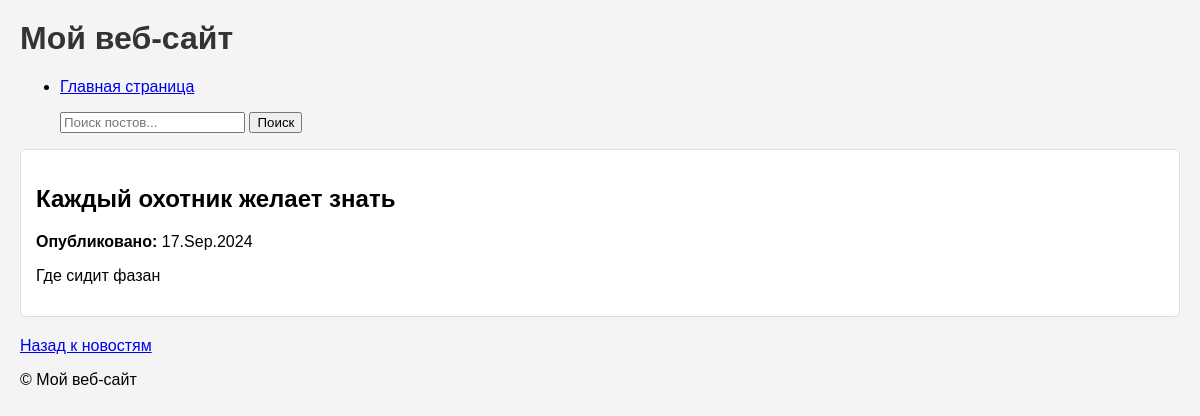
/news/3/, run on the app's committed database.
### news/models.py (models this page shows, shortened)
class Post(models.Model):
    ARTICLE = 'AR'
    NEWS = 'NW'
    POST_TYPE_CHOICES = [
        (ARTICLE, 'Статья'),
        (NEWS, 'Новость'),
    ]
    author = models.ForeignKey(Author, on_delete=models.CASCADE)
    post_type = models.CharField(max_length=2, choices=POST_TYPE_CHOICES)
    created_at = models.DateTimeField(auto_now_add=True)
    categories = models.ManyToManyField(Category, through='PostCategory')
    title = models.CharField(max_length=200)
    content = models.TextField()
    rating = models.FloatField(default=0)

### news/views.py (the view)
# urls.py: path('<int:post_id>/', NewsDetailView.as_view(), name='post_detail'), # Подробности поста
class NewsDetailView(DetailView):
    model = Post
    template_name = 'news/post_detail.html'
    context_object_name = 'post'
    def get_object(self):
        post = get_object_or_404(Post, id=self.kwargs['post_id'])
        return post

### news/templatetags/custom_filter.py (called while the page is built)
@register.filter(name='censor')
def censor(value):
      bad_words = BadWord.objects.values_list('word', flat=True)
      for word in bad_words:
         value = value.replace(word, '*' * len(word))
      return value

### news/templates/news/post_detail.html (shortened to what this page needs)
{% extends "default.html" %}
{% load custom_filter %}
{% block content %}
    <article>
        <h2>{{ post.title|censor }}</h2>
        <p><strong>Опубликовано:</strong> {{ post.created_at|date:"d.M.Y" }}</p>
        <p>{{ post.content|censor }}</p>
    </article>
    <a href="{% url 'news:news_list' %}">Назад к новостям</a>
{% endblock %}

### news/static/news/css/styles.css (style rules this page uses)
body { font-family: Arial, sans-serif; background-color: #f4f4f4; margin: 0; padding: 20px; }
article { background: #fff; border: 1px solid #ddd; margin-bottom: 20px; padding: 15px; border-radius: 5px; }

### data on the page
Post: title|censor "Каждый охотник желает знать", created_at "17.Sep.2024", content|censor "Где сидит фазан"
